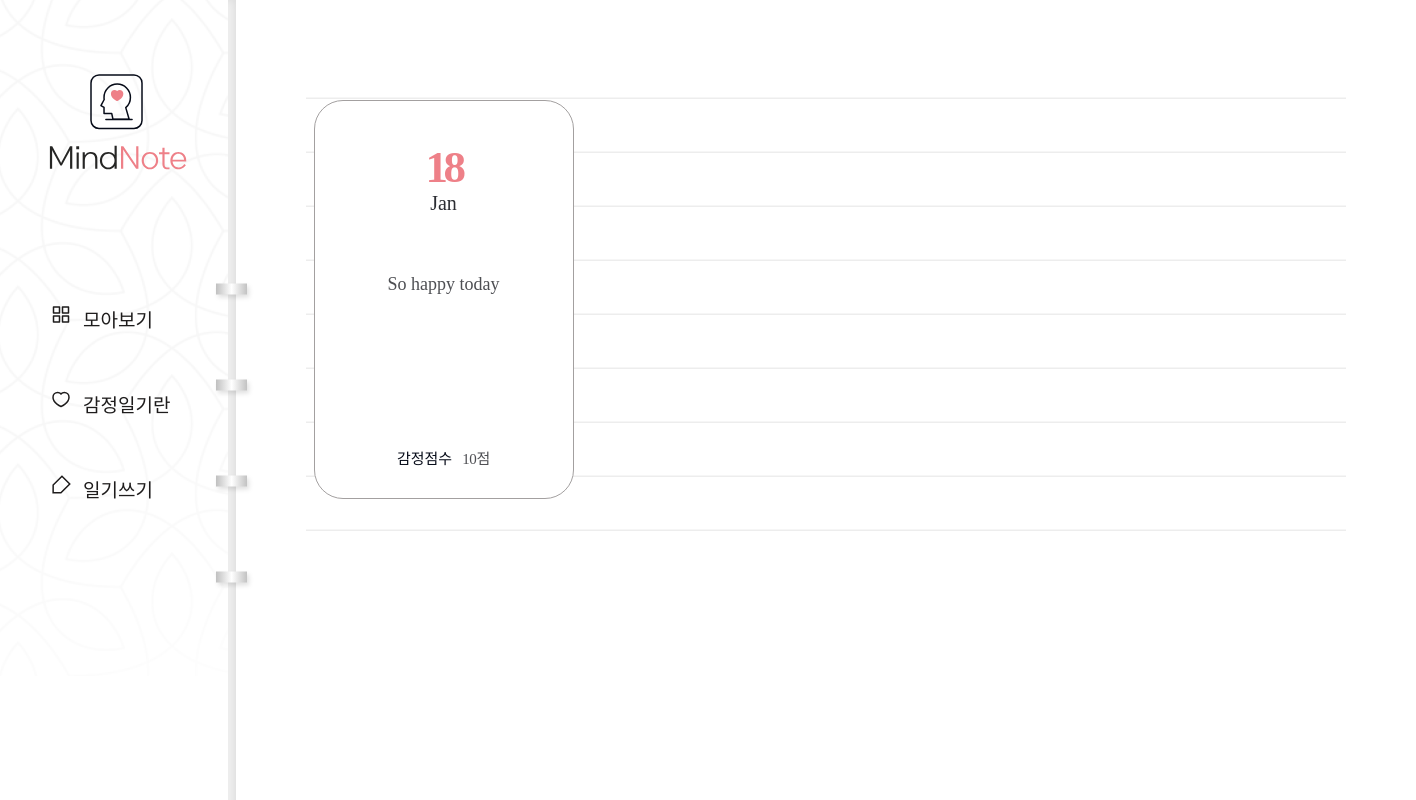
/diary/, run on an earlier commit of the app's database.
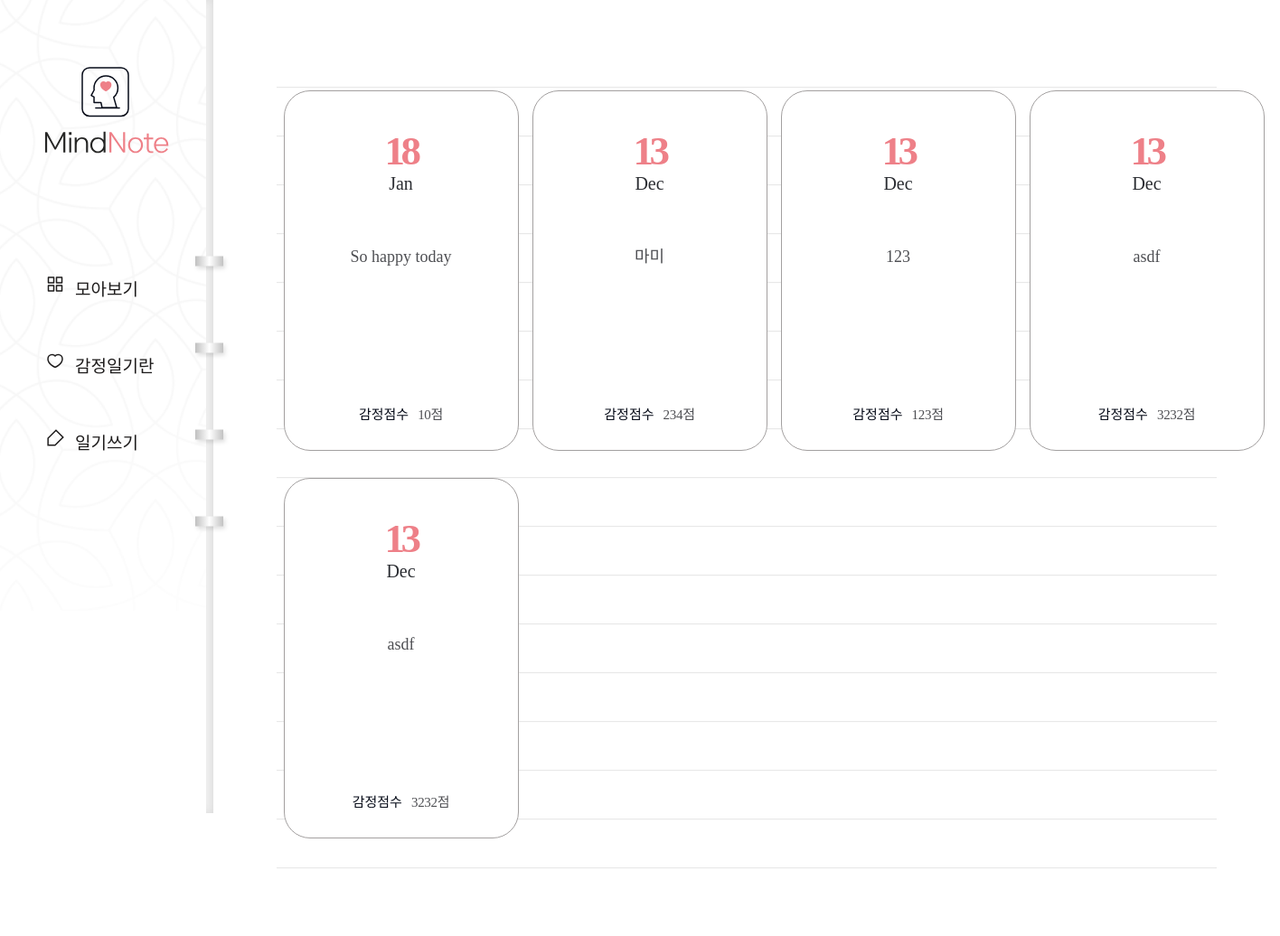
And on a later commit of the database.
### diary/models.py (models this page shows, shortened)
class Page(models.Model):
    title = models.CharField(max_length=100, validators=[validate_no_hash])
    content = models.TextField(validators=[validate_no_hash])
    feeling = models.CharField(max_length=80, validators=[validate_no_hash, validate_no_numbers])
    score = models.IntegerField(validators=[validate_score])
    dt_created = models.DateTimeField()

### diary/views.py (the view)
# urls.py: path('diary/', views.page_list, name='page-list'),
def page_list(request):
    pages = Page.objects.all()
    context = {"object_list": pages}
    return render(request, 'diary/page_list.html', context=context)

### diary/templates/diary/page_list.html
{% extends './base.html' %}
{% block content %}
<div class="wrap-note">
    <div class="note">
        <div class="note-list">
            <ul>
                {% for obj in object_list %}
                <li>
                    <a href="{% url 'page-detail' obj.id %}">
                        <div class="date">
                            <span>{{obj.dt_created|date:"d"}}</span>
                            <p>{{obj.dt_created|date:"M"}}</p>
                        </div>
                        <h2>{{obj.title}}</h2>
                        <div class="score">
                            <p>감정점수</p>
                            <span>{{obj.score}}점</span>
                        </div>
                    </a>
                </li>
                {% endfor %}
            </ul>
        </div>
    </div>
</div>
{% endblock content %}

What changed in the data, as far as the page shows it:
added Page: dt_created "13", dt_created "Dec", title "마미", score "234"
added Page: dt_created "13", dt_created "Dec", title "123", score "123"
added Page: dt_created "13", dt_created "Dec", title "asdf", score "3232"
added Page: dt_created "13", dt_created "Dec", title "asdf", score "3232"
